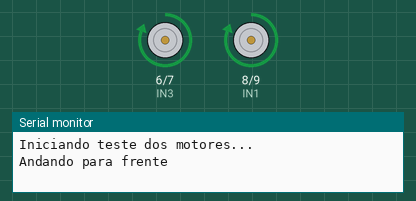
This sketch was run on a simulated Arduino Uno, built with avr-gcc and run on an emulated ATmega328P. Parts: motor-driver pin pairs drawn as motors (green arrow = first pin HIGH = forward, orange = second pin HIGH = backward, longer = more drive), the last lines printed to the serial monitor.

Above: at 1.0 s.
At 2.5 s:
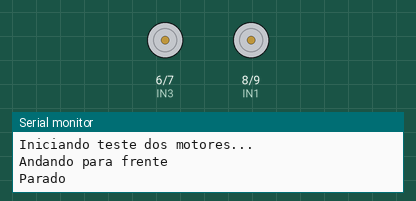
At 4.0 s:
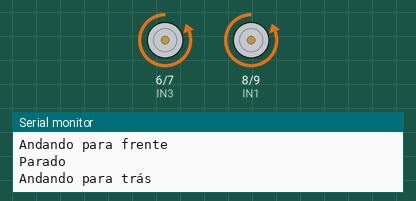
Timing chart, 0 to 7.8 s (numbered marks = the images above):
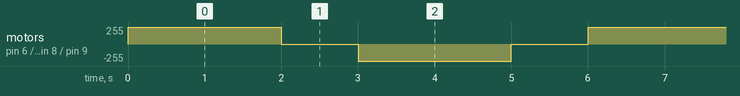

Measured:
- by itself, motor on pin 6 (IN3) / pin 7 (IN4), motor on pin 8 (IN1) / pin 9 (IN2): repeats every 6.0 s: stopped 1.0 s, backward 255/255 2.0 s, stopped 1.0 s, forward 255/255 2.0 s

The sketch:

codigo.ino
```cpp
// Pinos do motor esquerdo
const int IN1 = 8;
const int IN2 = 9;

// Pinos do motor direito
const int IN3 = 6;
const int IN4 = 7;

void setup() {
  pinMode(IN1, OUTPUT);
  pinMode(IN2, OUTPUT);
  pinMode(IN3, OUTPUT);
  pinMode(IN4, OUTPUT);

  Serial.begin(9600);
  Serial.println("Iniciando teste dos motores...");
}

void loop() {
  Serial.println("Andando para frente");
  frente();
  delay(2000);

  Serial.println("Parado");
  parar();
  delay(1000);

  Serial.println("Andando para trás");
  re();
  delay(2000);

  Serial.println("Parado");
  parar();
  delay(1000);
}

// ----- Funções de movimento -----

void frente() {
  // Motor esquerdo gira para frente
  digitalWrite(IN1, HIGH);
  digitalWrite(IN2, LOW);

  // Motor direito gira para frente
  digitalWrite(IN3, HIGH);
  digitalWrite(IN4, LOW);
}

void re() {
  // Motor esquerdo gira para trás
  digitalWrite(IN1, LOW);
  digitalWrite(IN2, HIGH);

  // Motor direito gira para trás
  digitalWrite(IN3, LOW);
  digitalWrite(IN4, HIGH);
}

void parar() {
  digitalWrite(IN1, LOW);
  digitalWrite(IN2, LOW);
  digitalWrite(IN3, LOW);
  digitalWrite(IN4, LOW);
}
```
